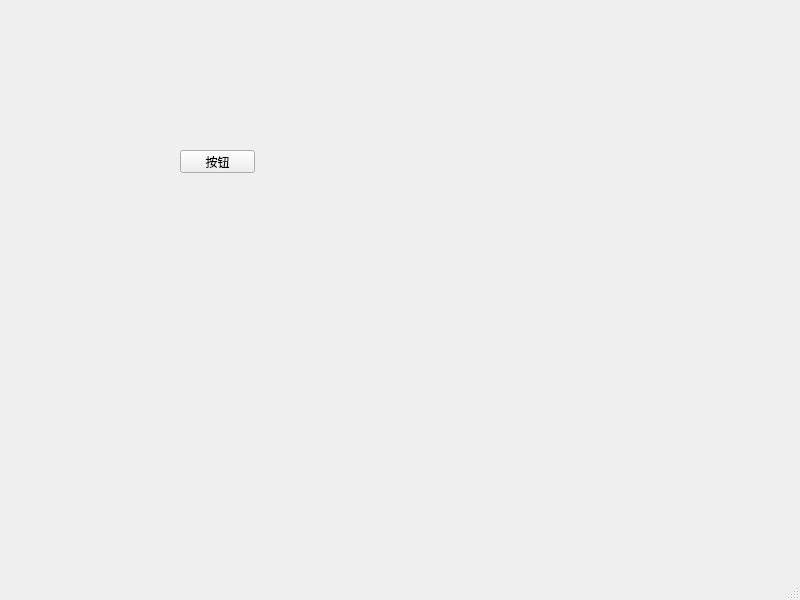
<?xml version="1.0" encoding="UTF-8"?>
<ui version="4.0">
 <class>MainWindow</class>
 <widget class="QMainWindow" name="MainWindow">
  <property name="geometry">
   <rect>
    <x>0</x>
    <y>0</y>
    <width>800</width>
    <height>600</height>
   </rect>
  </property>
  <property name="windowTitle">
   <string>MainWindow</string>
  </property>
  <widget class="QWidget" name="centralwidget">
   <widget class="QPushButton" name="pushButton">
    <property name="geometry">
     <rect>
      <x>180</x>
      <y>150</y>
      <width>75</width>
      <height>23</height>
     </rect>
    </property>
    <property name="text">
     <string>按钮</string>
    </property>
   </widget>
  </widget>
  <widget class="QMenuBar" name="menubar">
   <property name="geometry">
    <rect>
     <x>0</x>
     <y>0</y>
     <width>800</width>
     <height>23</height>
    </rect>
   </property>
  </widget>
  <widget class="QStatusBar" name="statusbar"/>
 </widget>
 <resources/>
 <connections/>
</ui>
